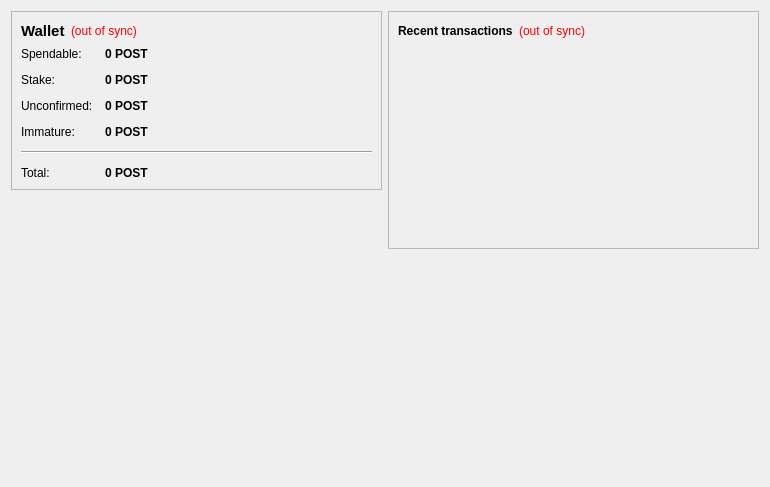
<?xml version="1.0" encoding="UTF-8"?>
<ui version="4.0">
 <class>OverviewPage</class>
 <widget class="QWidget" name="OverviewPage">
  <property name="geometry">
   <rect>
    <x>0</x>
    <y>0</y>
    <width>770</width>
    <height>487</height>
   </rect>
  </property>
  <property name="windowTitle">
   <string>Form</string>
  </property>
  <layout class="QHBoxLayout" name="horizontalLayout" stretch="1,1">
   <item>
    <layout class="QVBoxLayout" name="verticalLayout_2">
     <item>
      <widget class="QFrame" name="frame">
       <property name="frameShape">
        <enum>QFrame::StyledPanel</enum>
       </property>
       <property name="frameShadow">
        <enum>QFrame::Raised</enum>
       </property>
       <layout class="QVBoxLayout" name="verticalLayout_4">
        <item>
         <layout class="QHBoxLayout" name="horizontalLayout_4">
          <item>
           <widget class="QLabel" name="label_5">
            <property name="font">
             <font>
              <pointsize>11</pointsize>
              <weight>75</weight>
              <bold>true</bold>
             </font>
            </property>
            <property name="text">
             <string>Wallet</string>
            </property>
           </widget>
          </item>
          <item>
           <widget class="QLabel" name="labelWalletStatus">
            <property name="toolTip">
             <string>The displayed information may be out of date. Your wallet automatically synchronizes with the PostCoin network after a connection is established, but this process has not completed yet.</string>
            </property>
            <property name="styleSheet">
             <string notr="true">QLabel { color: red; }</string>
            </property>
            <property name="text">
             <string notr="true">(out of sync)</string>
            </property>
            <property name="alignment">
             <set>Qt::AlignLeading|Qt::AlignLeft|Qt::AlignVCenter</set>
            </property>
           </widget>
          </item>
          <item>
           <spacer name="horizontalSpacer_2">
            <property name="orientation">
             <enum>Qt::Horizontal</enum>
            </property>
            <property name="sizeHint" stdset="0">
             <size>
              <width>40</width>
              <height>20</height>
             </size>
            </property>
           </spacer>
          </item>
         </layout>
        </item>
        <item>
         <layout class="QFormLayout" name="formLayout_2">
          <property name="fieldGrowthPolicy">
           <enum>QFormLayout::AllNonFixedFieldsGrow</enum>
          </property>
          <property name="horizontalSpacing">
           <number>12</number>
          </property>
          <property name="verticalSpacing">
           <number>12</number>
          </property>
          <item row="0" column="0">
           <widget class="QLabel" name="label">
            <property name="text">
             <string>Spendable:</string>
            </property>
           </widget>
          </item>
          <item row="0" column="1">
           <widget class="QLabel" name="labelBalance">
            <property name="font">
             <font>
              <weight>75</weight>
              <bold>true</bold>
             </font>
            </property>
            <property name="cursor">
             <cursorShape>IBeamCursor</cursorShape>
            </property>
            <property name="toolTip">
             <string>Your current spendable balance</string>
            </property>
            <property name="text">
             <string notr="true">0 POST</string>
            </property>
            <property name="textInteractionFlags">
             <set>Qt::LinksAccessibleByMouse|Qt::TextSelectableByKeyboard|Qt::TextSelectableByMouse</set>
            </property>
           </widget>
          </item>
          <item row="1" column="0">
           <widget class="QLabel" name="label_6">
            <property name="text">
             <string>Stake:</string>
            </property>
           </widget>
          </item>
          <item row="1" column="1">
           <widget class="QLabel" name="labelStake">
            <property name="font">
             <font>
              <weight>75</weight>
              <bold>true</bold>
             </font>
            </property>
            <property name="cursor">
             <cursorShape>IBeamCursor</cursorShape>
            </property>
            <property name="toolTip">
             <string>Total of coins that was staked, and do not yet count toward the current balance</string>
            </property>
            <property name="text">
             <string notr="true">0 POST</string>
            </property>
            <property name="textInteractionFlags">
             <set>Qt::LinksAccessibleByMouse|Qt::TextSelectableByKeyboard|Qt::TextSelectableByMouse</set>
            </property>
           </widget>
          </item>
          <item row="2" column="0">
           <widget class="QLabel" name="label_3">
            <property name="text">
             <string>Unconfirmed:</string>
            </property>
           </widget>
          </item>
          <item row="2" column="1">
           <widget class="QLabel" name="labelUnconfirmed">
            <property name="font">
             <font>
              <weight>75</weight>
              <bold>true</bold>
             </font>
            </property>
            <property name="cursor">
             <cursorShape>IBeamCursor</cursorShape>
            </property>
            <property name="toolTip">
             <string>Total of transactions that have yet to be confirmed, and do not yet count toward the current balance</string>
            </property>
            <property name="text">
             <string notr="true">0 POST</string>
            </property>
            <property name="textInteractionFlags">
             <set>Qt::LinksAccessibleByMouse|Qt::TextSelectableByKeyboard|Qt::TextSelectableByMouse</set>
            </property>
           </widget>
          </item>
          <item row="3" column="0">
           <widget class="QLabel" name="labelImmatureText">
            <property name="text">
             <string>Immature:</string>
            </property>
           </widget>
          </item>
          <item row="3" column="1">
           <widget class="QLabel" name="labelImmature">
            <property name="font">
             <font>
              <weight>75</weight>
              <bold>true</bold>
             </font>
            </property>
            <property name="toolTip">
             <string>Mined balance that has not yet matured</string>
            </property>
            <property name="text">
             <string notr="true">0 POST</string>
            </property>
            <property name="textInteractionFlags">
             <set>Qt::LinksAccessibleByMouse|Qt::TextSelectableByKeyboard|Qt::TextSelectableByMouse</set>
            </property>
           </widget>
          </item>
          <item row="4" column="0" colspan="2">
           <widget class="Line" name="line">
            <property name="orientation">
             <enum>Qt::Horizontal</enum>
            </property>
           </widget>
          </item>
          <item row="5" column="0">
           <widget class="QLabel" name="labelTotalText">
            <property name="text">
             <string>Total:</string>
            </property>
           </widget>
          </item>
          <item row="5" column="1">
           <widget class="QLabel" name="labelTotal">
            <property name="font">
             <font>
              <weight>75</weight>
              <bold>true</bold>
             </font>
            </property>
            <property name="cursor">
             <cursorShape>IBeamCursor</cursorShape>
            </property>
            <property name="toolTip">
             <string>Your current total balance</string>
            </property>
            <property name="text">
             <string notr="true">0 POST</string>
            </property>
            <property name="textInteractionFlags">
             <set>Qt::LinksAccessibleByMouse|Qt::TextSelectableByKeyboard|Qt::TextSelectableByMouse</set>
            </property>
           </widget>
          </item>
         </layout>
        </item>
       </layout>
      </widget>
     </item>
     <item>
      <spacer name="verticalSpacer">
       <property name="orientation">
        <enum>Qt::Vertical</enum>
       </property>
       <property name="sizeHint" stdset="0">
        <size>
         <width>20</width>
         <height>40</height>
        </size>
       </property>
      </spacer>
     </item>
     <item>
      <widget class="QLabel" name="label_2">
       <property name="autoFillBackground">
        <bool>true</bool>
       </property>
       <property name="text">
        <string/>
       </property>
       <property name="pixmap">
        <pixmap>:/icons/drmbg</pixmap>
       </property>
       <property name="scaledContents">
        <bool>false</bool>
       </property>
       <property name="margin">
        <number>0</number>
       </property>
      </widget>
     </item>
    </layout>
   </item>
   <item>
    <layout class="QVBoxLayout" name="verticalLayout_3">
     <item>
      <widget class="QFrame" name="frame_2">
       <property name="frameShape">
        <enum>QFrame::StyledPanel</enum>
       </property>
       <property name="frameShadow">
        <enum>QFrame::Raised</enum>
       </property>
       <layout class="QVBoxLayout" name="verticalLayout">
        <item>
         <layout class="QHBoxLayout" name="horizontalLayout_2">
          <item>
           <widget class="QLabel" name="label_4">
            <property name="text">
             <string>&lt;b&gt;Recent transactions&lt;/b&gt;</string>
            </property>
           </widget>
          </item>
          <item>
           <widget class="QLabel" name="labelTransactionsStatus">
            <property name="toolTip">
             <string>The displayed information may be out of date. Your wallet automatically synchronizes with the PostCoin network after a connection is established, but this process has not completed yet.</string>
            </property>
            <property name="styleSheet">
             <string notr="true">QLabel { color: red; }</string>
            </property>
            <property name="text">
             <string notr="true">(out of sync)</string>
            </property>
            <property name="alignment">
             <set>Qt::AlignRight|Qt::AlignTrailing|Qt::AlignVCenter</set>
            </property>
           </widget>
          </item>
          <item>
           <spacer name="horizontalSpacer">
            <property name="orientation">
             <enum>Qt::Horizontal</enum>
            </property>
            <property name="sizeHint" stdset="0">
             <size>
              <width>40</width>
              <height>20</height>
             </size>
            </property>
           </spacer>
          </item>
         </layout>
        </item>
        <item>
         <widget class="QListView" name="listTransactions">
          <property name="styleSheet">
           <string notr="true">QListView { background: transparent; }</string>
          </property>
          <property name="frameShape">
           <enum>QFrame::NoFrame</enum>
          </property>
          <property name="verticalScrollBarPolicy">
           <enum>Qt::ScrollBarAlwaysOff</enum>
          </property>
          <property name="horizontalScrollBarPolicy">
           <enum>Qt::ScrollBarAlwaysOff</enum>
          </property>
          <property name="selectionMode">
           <enum>QAbstractItemView::NoSelection</enum>
          </property>
         </widget>
        </item>
       </layout>
      </widget>
     </item>
     <item>
      <spacer name="verticalSpacer_2">
       <property name="orientation">
        <enum>Qt::Vertical</enum>
       </property>
       <property name="sizeHint" stdset="0">
        <size>
         <width>20</width>
         <height>40</height>
        </size>
       </property>
      </spacer>
     </item>
    </layout>
   </item>
  </layout>
 </widget>
 <resources>
  <include location="../bitcoin.qrc"/>
 </resources>
 <connections/>
</ui>
